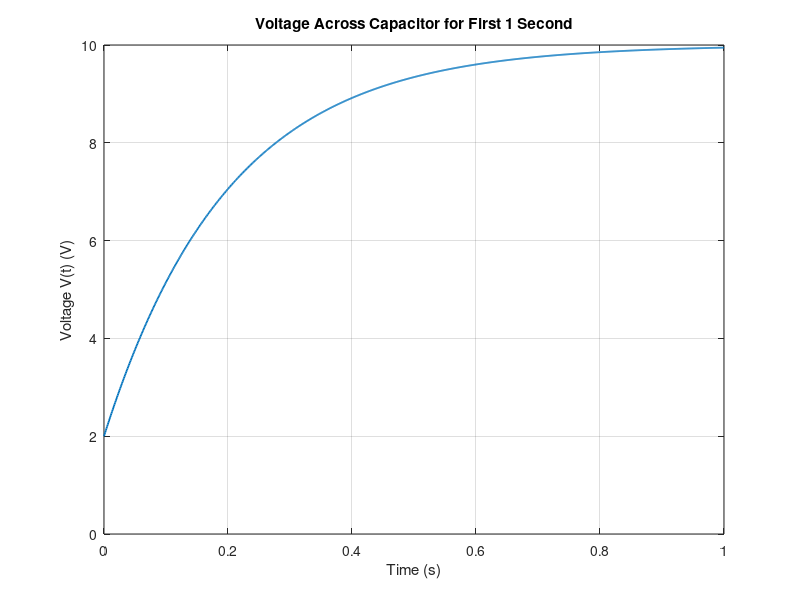

Source code (MATLAB):
% Given values
RC = 0.2;
Va = 10;
V0 = 2;

% Voltage form
fprintf('RC Circuit Application\n');
 fprintf('RC = %.2f s, Va = %.1f V, V0 = %.1f V\n\n', RC, Va, V0);

t_vals  = [0.25 0.5 1.0];

for  i = 1:length(t_vals)
 t = t_vals(i);
 Vt = Va + (V0 - Va) * exp(-t/RC); fprintf('Voltage at t = %.2f s is %.2f V\n', t, Vt);
end


V_target = 8;

% Solve for t:
t_8  = -RC * log((Va - V_target) / (Va - V0));

fprintf('\nTime to reach %.2f V is %.2f s\n\n', V_target, t_8);

%plot v(t)
t_plot = 0:0.001:1; 

 V_plot  = Va + (V0 - Va) * exp(-t_plot/RC);

figure;
plot(t_plot,   V_plot,  'LineWidth', 1.3);
 grid  on;
xlabel('Time (s)');
 ylabel('Voltage V(t) (V)');
title('Voltage Across Capacitor for First 1 Second');
ylim([0 10]);
xlim([0 1]);
